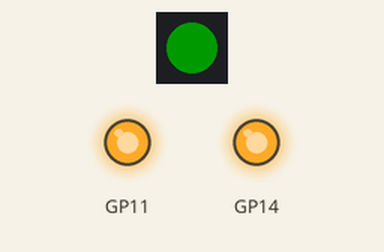
Recording of a program running on a simulated Raspberry Pi Pico running MicroPython. On the bench: 1 RGB LEDs in strip order, left to right, output pins drawn as LEDs (lit = HIGH). Dim RGB values are drawn brighter than linear; what the program prints to the serial console is not drawn.

Above: at 0.05 s.
At 1.0 s:
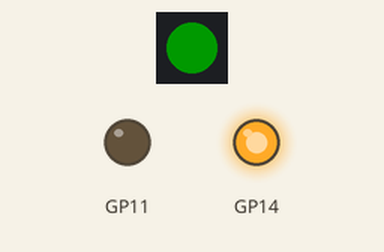
At 5.0 s:
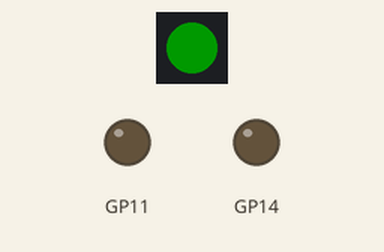
Timing chart, 0 to 9.2 s (numbered marks = the images above):
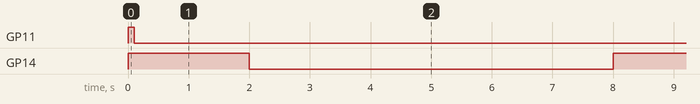

Measured:
- by itself, GP11: HIGH → LOW at 0.10 s
- by itself, GP14: alternates HIGH for 2.0 s and LOW for 6.0 s

The program:

test.py
```python
from buzzer import buzzer
from machine import Pin, Timer
import time
import micropython
micropython.alloc_emergency_exception_buf(100)
from relay import relay
from led_zero import led_zero

#
led=led_zero(0)
r=relay(14)
b=buzzer(11)
b.buzz("100:1")
# tim = Timer(period=5000, mode=Timer.ONE_SHOT, callback=lambda t:print(1))
# tim.init(period=2000, mode=Timer.PERIODIC, callback=lambda t:print(2))
print("run")
led.set_color('green')
r.add_state("2/8")
r.run()
try:
    while 1:
        print("{}".format("1" if r.cur_state() else "0"), end='')
        time.sleep_ms(500)
except:
    r.stop()


# while 1:
#     if r.cur_state():
#         led.set_color('red')
#     else:
#         led.set_color('black')
#     time.sleep_ms(200)
```

buzzer.py
```python
from machine import Pin, Timer
# import machine

class buzzer():
    """
    buzz("500:3) - 3*(500+500)ms
    """
    def __init__(self, pin=None):
        self.pin=Pin(pin, Pin.OUT) if type(pin) is int else pin
        self.len=0 # beep/pause delay
        self.cnt=0 # beep counter
        self.tim=Timer()

    def buzz(self, s):
        n=s.split(':')
        if(len(n)==2):
            self.len=int(n[0])
            self.cnt=int(n[1])
            self.run_on()

    def run_off(self, t=''):
#         print('b', end='')
        self.pin.value(0)
        self.cnt-=1
        if self.cnt<=0:
            self.tim.deinit()
        else:
            self.tim.init(mode=Timer.ONE_SHOT, period=self.len, callback=self.run_on)

    def run_on(self, t=''):
#         print("run on {} {} {}".format(self.len, self.cnt,self.tim))
        self.tim.init(mode=Timer.ONE_SHOT, period=self.len, callback=self.run_off)
        self.pin.value(1)

    def a(self, t):
        pass
```

relay.py
```python
"""
"""
from machine import Pin, Timer
from time import time

class relay():
    """ """
    def __init__(self, pin=None):
        self.pin=Pin(pin, Pin.OUT) if type(pin) is int else pin
#         self.pin=pin
        self.pin.value(0)
        self.on=0
        self.off=0
        self.tim=Timer()
#         self.timer_on=Timer()
#         self.timer_all=Timer()
        self.is_run=False
        self.t=0
        self.t0=0

    def add_state(self, s):
#         self.stop()
        self.on=0
        self.off=0
        n=s.split('/')
#         print(n)
        if(len(n)==2):
            if(int(n[0]) <= int(n[1]) and int(n[0])>0 and int(n[1])>0):
                self.on=int(n[0])*1000
                self.off=int(n[1])*1000-self.on
            print("{} {}".format(self.on, self.off))
        else:
            print("error: {}".format(s))

    def run_off(self, t=''):
        self.pin.value(0)
        print('\\', end='')
        self.tim.init(mode=Timer.ONE_SHOT, period=self.off, callback=self.run_on)

    def run_on(self, t=''):
#         print("run on {} {} {}".format(self.len, self.cnt,self.tim))
        self.tim.init(mode=Timer.ONE_SHOT, period=self.on, callback=self.run_off)
        self.pin.value(1)
        print('/', end='')

    def run(self):
        if self.on > 0 and self.off>=0:
            self.is_run=True
            if self.off==0:
                self.pin.value(1)
            else:
                self.run_on()

    def stop(self):
        self.tim.deinit()
        self.pin.value(0)
        self.is_run=False

    def cur_state(self):
#         print("{}".format(self.pin.value()),end='')
        return True if self.pin.value()==1 else False

    
```

led_zero.py
```python
import rp2
from machine import Pin

@rp2.asm_pio(sideset_init=rp2.PIO.OUT_LOW, out_shiftdir=rp2.PIO.SHIFT_LEFT, autopull=True, pull_thresh=24)
def ws2812():
    T1 = 2
    T2 = 5
    T3 = 3
    wrap_target()
    label("bitloop")
    out(x, 1)               .side(0)    [T3 - 1]
    jmp(not_x, "do_zero")   .side(1)    [T1 - 1]
    jmp("bitloop")          .side(1)    [T2 - 1]
    label("do_zero")
    nop()                   .side(0)    [T2 - 1]
    wrap()

class led_zero():
    """ """
    def __init__(self, sm=0):
        self.sm = rp2.StateMachine(sm, ws2812, freq=8000000, sideset_base=Pin(16))
        self.sm.active(1)
        self.brightness = 0.1
        self.COLORS={
            'BLACK': (0, 0, 0),
            'RED':   (255, 0, 0),
            'YELLOW': (255, 150, 0),
            'GREEN': (0, 255, 0),
            'CYAN': (0, 0x8b, 0x8b),
            'BLUE': (0, 0, 255),
            'PURPLE': (180, 0, 255),
            'WHITE': (255, 255, 255),
        }

    def set_color(self, c='BLACK', b=None):
        """ """
        if b is not None:
            self.brightness=b
        ar=0
        color=self.COLORS[c.upper()]

        ar+=int(color[2] * self.brightness)<<(0) #blue
        ar+=int(color[1] * self.brightness)<<(16)#green
        ar+=int(color[0] * self.brightness)<<(8) #red
#         for i in range(3):
#             ar+=int(color[2-i] * self.brightness)<<(8*i)
#             print("{:d}:{:x}:{:x}:{:x}".format(i,ar,color[2-i],int(color[2-i] * self.brightness)))
#         print("{:06x}".format(ar))
        self.sm.put(ar, 8)
#         time.sleep_ms(10)
```
